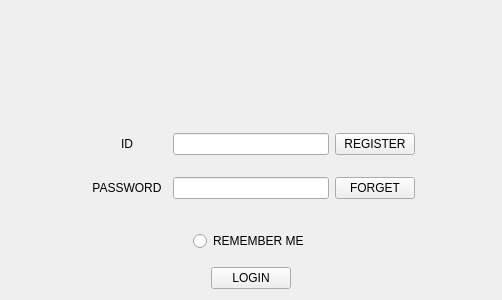
<?xml version="1.0" encoding="UTF-8"?>
<ui version="4.0">
 <class>login</class>
 <widget class="QWidget" name="login">
  <property name="geometry">
   <rect>
    <x>0</x>
    <y>0</y>
    <width>502</width>
    <height>300</height>
   </rect>
  </property>
  <property name="minimumSize">
   <size>
    <width>502</width>
    <height>300</height>
   </size>
  </property>
  <property name="maximumSize">
   <size>
    <width>502</width>
    <height>300</height>
   </size>
  </property>
  <property name="windowTitle">
   <string>Login</string>
  </property>
  <layout class="QVBoxLayout" name="verticalLayout_3">
   <item>
    <layout class="QVBoxLayout" name="verticalLayout">
     <item>
      <layout class="QHBoxLayout" name="horizontalLayout_2">
       <item>
        <widget class="QLabel" name="talkphoto">
         <property name="minimumSize">
          <size>
           <width>500</width>
           <height>100</height>
          </size>
         </property>
         <property name="maximumSize">
          <size>
           <width>500</width>
           <height>100</height>
          </size>
         </property>
         <property name="text">
          <string/>
         </property>
        </widget>
       </item>
      </layout>
     </item>
     <item>
      <layout class="QHBoxLayout" name="horizontalLayout">
       <item>
        <widget class="QLabel" name="photo">
         <property name="minimumSize">
          <size>
           <width>70</width>
           <height>70</height>
          </size>
         </property>
         <property name="text">
          <string/>
         </property>
        </widget>
       </item>
       <item>
        <layout class="QVBoxLayout" name="verticalLayout_2">
         <item>
          <layout class="QHBoxLayout" name="horizontalLayout_3">
           <item>
            <widget class="QLabel" name="label_3">
             <property name="minimumSize">
              <size>
               <width>80</width>
               <height>0</height>
              </size>
             </property>
             <property name="text">
              <string>ID</string>
             </property>
             <property name="alignment">
              <set>Qt::AlignCenter</set>
             </property>
            </widget>
           </item>
           <item>
            <widget class="QLineEdit" name="ID"/>
           </item>
           <item>
            <widget class="QPushButton" name="register_2">
             <property name="text">
              <string>REGISTER</string>
             </property>
            </widget>
           </item>
          </layout>
         </item>
         <item>
          <layout class="QHBoxLayout" name="horizontalLayout_4">
           <item>
            <widget class="QLabel" name="label_4">
             <property name="minimumSize">
              <size>
               <width>80</width>
               <height>0</height>
              </size>
             </property>
             <property name="text">
              <string>PASSWORD</string>
             </property>
             <property name="alignment">
              <set>Qt::AlignCenter</set>
             </property>
            </widget>
           </item>
           <item>
            <widget class="QLineEdit" name="password">
             <property name="echoMode">
              <enum>QLineEdit::Password</enum>
             </property>
            </widget>
           </item>
           <item>
            <widget class="QPushButton" name="forget">
             <property name="text">
              <string>FORGET</string>
             </property>
            </widget>
           </item>
          </layout>
         </item>
        </layout>
       </item>
       <item>
        <widget class="QLabel" name="label_2">
         <property name="minimumSize">
          <size>
           <width>70</width>
           <height>50</height>
          </size>
         </property>
         <property name="text">
          <string/>
         </property>
        </widget>
       </item>
      </layout>
     </item>
     <item>
      <layout class="QHBoxLayout" name="horizontalLayout_5">
       <item>
        <spacer name="horizontalSpacer_4">
         <property name="orientation">
          <enum>Qt::Horizontal</enum>
         </property>
         <property name="sizeHint" stdset="0">
          <size>
           <width>40</width>
           <height>20</height>
          </size>
         </property>
        </spacer>
       </item>
       <item>
        <widget class="QRadioButton" name="remember">
         <property name="minimumSize">
          <size>
           <width>0</width>
           <height>40</height>
          </size>
         </property>
         <property name="text">
          <string>REMEMBER ME</string>
         </property>
        </widget>
       </item>
       <item>
        <spacer name="horizontalSpacer_3">
         <property name="orientation">
          <enum>Qt::Horizontal</enum>
         </property>
         <property name="sizeHint" stdset="0">
          <size>
           <width>40</width>
           <height>20</height>
          </size>
         </property>
        </spacer>
       </item>
      </layout>
     </item>
     <item>
      <layout class="QHBoxLayout" name="horizontalLayout_6">
       <item>
        <spacer name="horizontalSpacer_2">
         <property name="orientation">
          <enum>Qt::Horizontal</enum>
         </property>
         <property name="sizeHint" stdset="0">
          <size>
           <width>40</width>
           <height>20</height>
          </size>
         </property>
        </spacer>
       </item>
       <item>
        <widget class="QPushButton" name="login_2">
         <property name="minimumSize">
          <size>
           <width>0</width>
           <height>20</height>
          </size>
         </property>
         <property name="text">
          <string>LOGIN</string>
         </property>
        </widget>
       </item>
       <item>
        <spacer name="horizontalSpacer">
         <property name="orientation">
          <enum>Qt::Horizontal</enum>
         </property>
         <property name="sizeHint" stdset="0">
          <size>
           <width>40</width>
           <height>20</height>
          </size>
         </property>
        </spacer>
       </item>
      </layout>
     </item>
    </layout>
   </item>
  </layout>
 </widget>
 <resources/>
 <connections/>
</ui>
